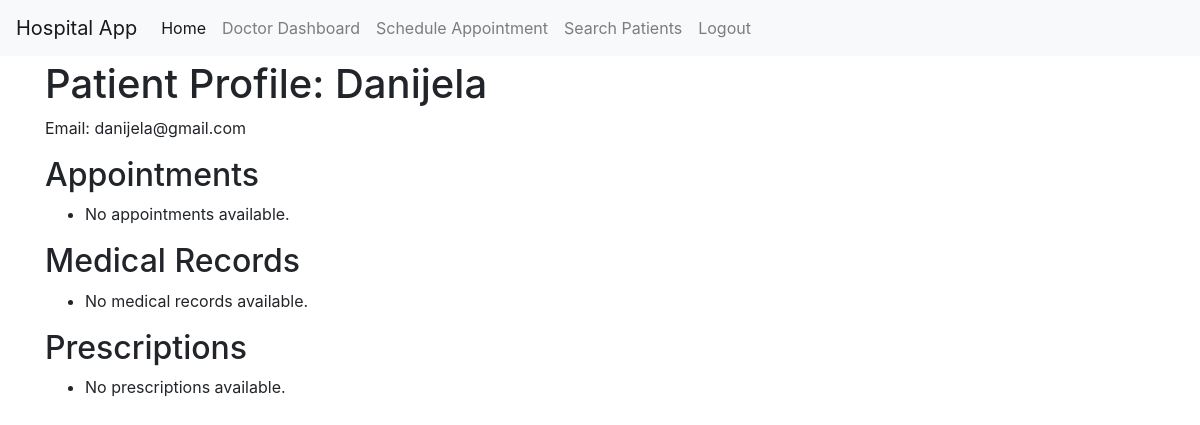
/doctor/patient_profile/1 (signed in), run on an earlier commit of the app's database.
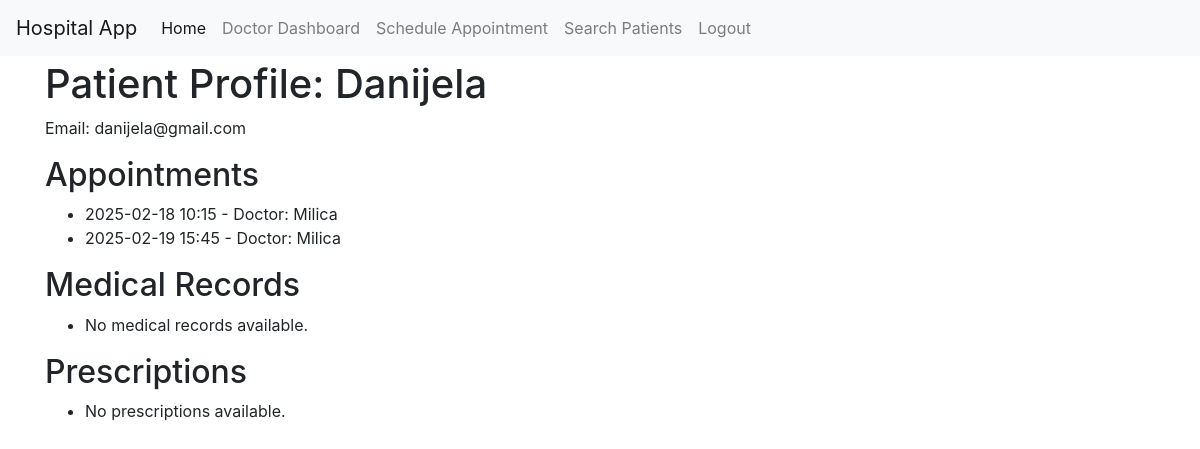
And on a later commit of the database.
### models.py (models this page shows, shortened)
class Appointment(db.Model):
    __tablename__ = 'appointment'
    id = db.Column(db.Integer, primary_key=True)
    appointment_date = db.Column(db.Date, nullable=False)
    appointment_time = db.Column(db.Time, nullable=False)
    patient_id = db.Column(db.Integer, db.ForeignKey('user.id'), nullable=False)
    doctor_id = db.Column(db.Integer, db.ForeignKey('user.id'), nullable=False)
    medical_record_id = db.Column(db.Integer, db.ForeignKey('medical_record.id'))

class User(UserMixin, db.Model):
    __tablename__ = 'user'
    id = db.Column(db.Integer, primary_key=True)
    email = db.Column(db.String(120), index=True, unique=True, nullable=False)
    password_hash = db.Column(db.String(128), nullable=False)
    role = db.Column(db.String(20), default='patient', nullable=False)  # role: admin, doctor, patient
    appointments = db.relationship('Appointment', backref='doctor', lazy=True, foreign_keys='Appointment.doctor_id')  # Specify foreign key
    medical_records = db.relationship('MedicalRecord', backref='patient', lazy=True)
    name = db.Column(db.String(64), index=True)
    specialization = db.Column(db.String(100), nullable=True)
    position = db.Column(db.String(100), nullable=True)  # Staff

### app.py (the view)
@app.route('/doctor/patient_profile/<int:patient_id>')
@login_required
def patient_profile(patient_id):
    if current_user.role != 'doctor':
        return "You are not authorized to access this page."
    patient = User.query.get_or_404(patient_id)
    appointments = Appointment.query.filter_by(patient_id=patient.id).order_by(Appointment.appointment_date, Appointment.appointment_time).all()
    medical_records = MedicalRecord.query.filter_by(patient_id=patient.id).all()
    prescriptions = Prescription.query.filter_by(patient_id=patient.id).all()
    return render_template('doctor/patient_profile.html', patient=patient, appointments=appointments, medical_records=medical_records, prescriptions=prescriptions)

### app.py (called while the page is built)
@login_manager.user_loader
def load_user(user_id):
    return db.session.get(User, int(user_id))

### templates/doctor/patient_profile.html
{% extends 'base.html' %} {% block content %}
<h1>Patient Profile: {{ patient.name }}</h1>
<p>Email: {{ patient.email }}</p>
<h2>Appointments</h2>
<ul>
	{% for appointment in appointments %}
	<li>
		{{ appointment.appointment_date.strftime('%Y-%m-%d') }} {{
		appointment.appointment_time.strftime('%H:%M') }} - Doctor: {{
		appointment.doctor.name }}
	</li>
	{% else %}
	<li>No appointments available.</li>
	{% endfor %}
</ul>
<h2>Medical Records</h2>
<ul>
	{% for record in medical_records %}
	<li>{{ record.id }} - {{ record.report }}</li>
	{% else %}
	<li>No medical records available.</li>
	{% endfor %}
</ul>
<h2>Prescriptions</h2>
<ul>
	{% for prescription in prescriptions %}
	<li>
		{{ prescription.date.strftime('%Y-%m-%d %H:%M') }} - {{
		prescription.medication }}: {{ prescription.dosage }} ({{
		prescription.instructions }})
	</li>
	{% else %}
	<li>No prescriptions available.</li>
	{% endfor %}
</ul>
{% endblock %}

What changed in the data, as far as the page shows it:
added Appointment: appointment_date "2025-02-18", appointment_time "10:15", doctor.name "Milica"
added Appointment: appointment_date "2025-02-19", appointment_time "15:45", doctor.name "Milica"
Also different on the page:
text no longer shown: "No appointments available."
